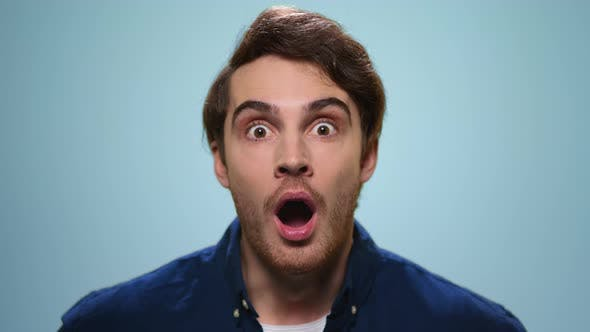
#> input picture sample.jpg, 590 x 332 px, given in place of ck_train0.jpg, which was not available
$ python Compressed.py
#> lines starting #> are read from the running program, lines starting #| are printed output that depends on the picture; pictures that were not available may be replaced by others from this repository, and a replacement may not be noted
import glob
from skimage import io
import matplotlib.pyplot as plt
import cv2

import numpy as np
import os
import argparse
from PIL import Image

file = 'C:/Users/1315/Desktop/data/ck_train/ck_train0.jpg'
img=cv2.imread(file)
#> img is the input picture: shape (332, 590, 3); mean B, G, R 155.1, 146.3, 126.3
img = cv2.cvtColor(img, cv2.COLOR_BGR2GRAY)
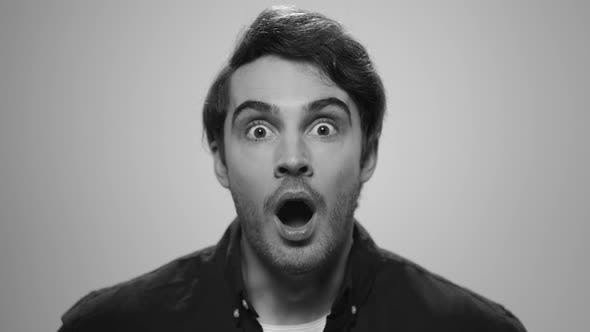
#> img: shape (332, 590); min 1, max 245, mean 141.4

fig = plt.figure(figsize=(12,8))
f = np.fft.fft2(img)
fshift = np.fft.fftshift(f)
magnitude_spectrum = 20*np.log(np.abs(fshift))
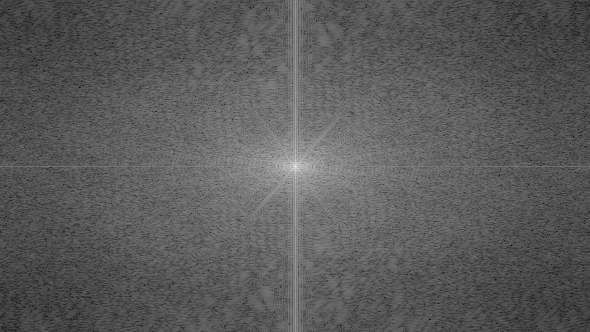
#> magnitude_spectrum: shape (332, 590) float64; min 22.85, max 342.7, mean 137.3; drawn with min black and max white
phase = np.angle(fshift)
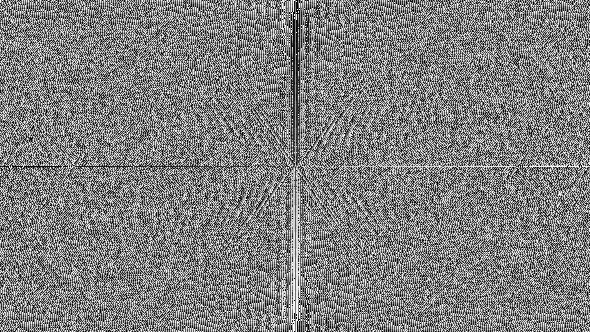
#> phase: shape (332, 590) float64; min -3.14, max 3.14, mean 2.61e-17; drawn with min black and max white

plt.subplot(131),plt.imshow(img,cmap='gray')
plt.title('Input Image'),plt.xticks([]),plt.yticks([])
plt.subplot(132),plt.imshow(magnitude_spectrum,cmap='gray')
plt.title('Magnitude Spectrum'),plt.xticks([]),plt.yticks([])
plt.subplot(133),plt.imshow(phase,cmap='gray')
plt.title('Phase Spectrum'),plt.xticks([]),plt.yticks([])

plt.savefig('a',dpi=300,bbox_inches = 'tight')

plt.show()

fig = plt.figure(figsize=(8,8))
(w,h) = fshift.shape
#> w = 332; h = 590
half_w,half_h = int(w/2),int(h/2)
#> half_w = 166; half_h = 295

n = 1
fshift[half_w-n:half_w+n+1,half_h-n:half_h+n+1]=0
plt.imshow((20*np.log10(0.1+fshift)).astype(int),cmap='gray')
plt.axis('off')
plt.savefig('highfrequencyfilter',dpi=300,bbox_inches='tight')
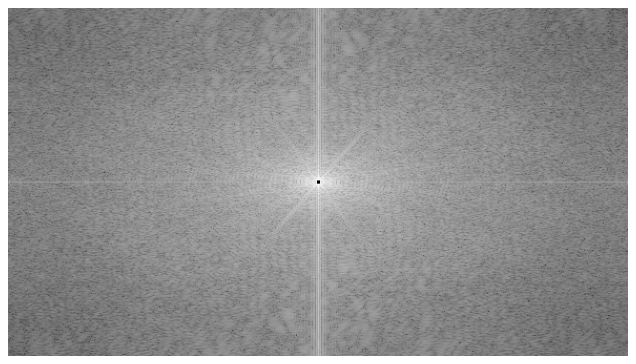
#> figure drawn by matplotlib, 1 panel
plt.show()

hiu = np.fft.ifft2(fshift).real
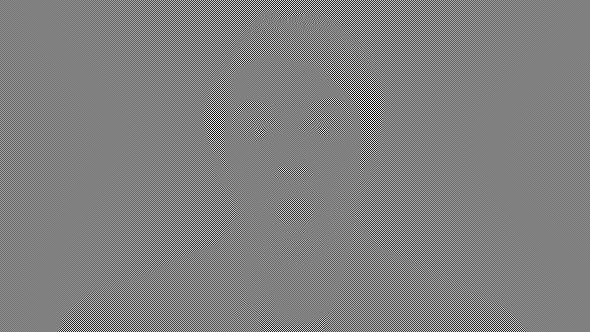
#> hiu: shape (332, 590) float64; min -156.9, max 154.2, mean 0; drawn with min black and max white
plt.figure(figsize=(10,10))
plt.subplot(111),plt.imshow(hiu,cmap='gray')
plt.title('Block'),plt.xticks([]),plt.yticks([])
plt.axis('off')
plt.savefig('hiu',dpi=300,bbox_inches='tight')
plt.show()

f = np.fft.fft2(img)
fshift = np.fft.fftshift(f)
magnitude_spectrum = 20*np.log(np.abs(fshift))
phase = np.angle(fshift)
fig = plt.figure(figsize=(8,8))
(w,h)=fshift.shape

n = 1
fshift[0:n,:] = 0
fshift[:,0:n]=0
fshift[w-n:w,:]=0
fshift[:,h-n:h]=0

plt.imshow((20*np.log10(0.1+fshift)).astype(int),cmap='gray')
plt.axis('off')
plt.savefig('lowfreqencyfiter',dpi=300,bbox_inches='tight')
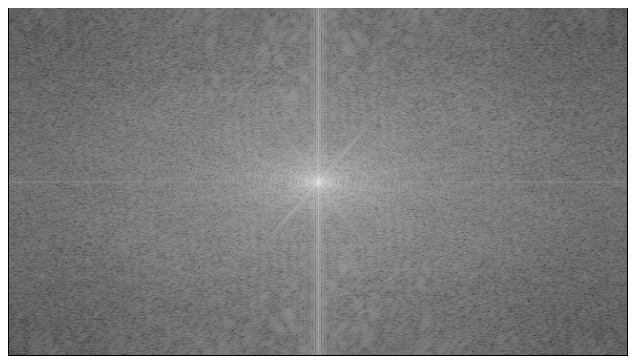
#> figure drawn by matplotlib, 1 panel
plt.show()

liu = np.fft.ifft2(fshift).real
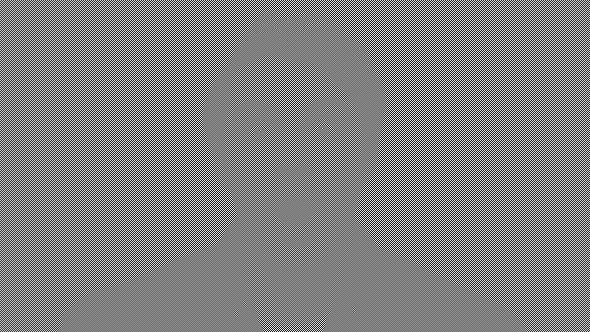
#> liu: shape (332, 590) float64; min -244.7, max 244.7, mean 0; drawn with min black and max white
plt.figure(figsize=(10,10))
plt.subplot(111),plt.imshow(liu,cmap='gray')
plt.title('Blocked high frequency image'),plt.xticks([]),plt.yticks([])
plt.axis('off')
plt.savefig('liu',dpi=300,bbox_inches='tight')
plt.show()
